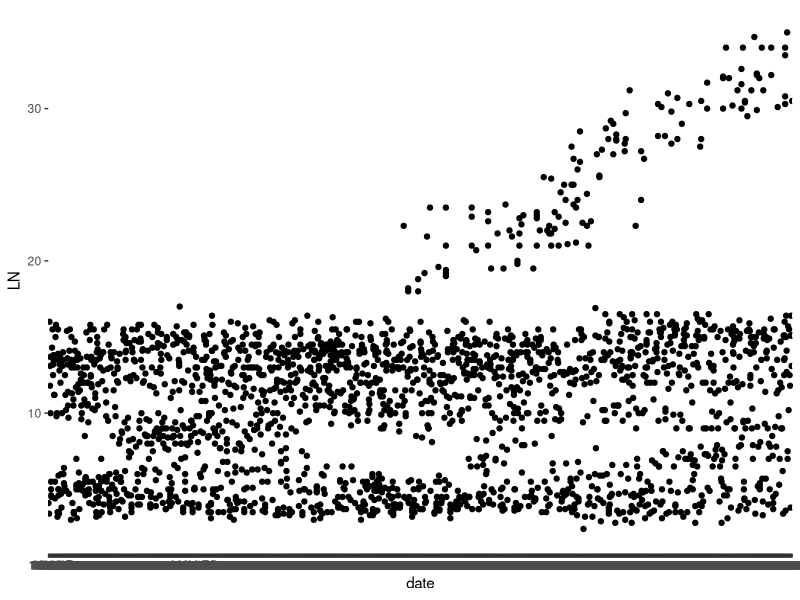

The R source for this figure:
## ---- chunk 1
library(tidyverse)
library(lubridate)
knitr::opts_chunk$set(echo = FALSE)
## ---- chunk 2
x<-read_csv("polls_IT-parliament_2018-10-01.csv")
## ---- chunk 3
x%>%
  select(date,LN)%>%
  ggplot(aes(x=date,y=LN))+geom_point()

